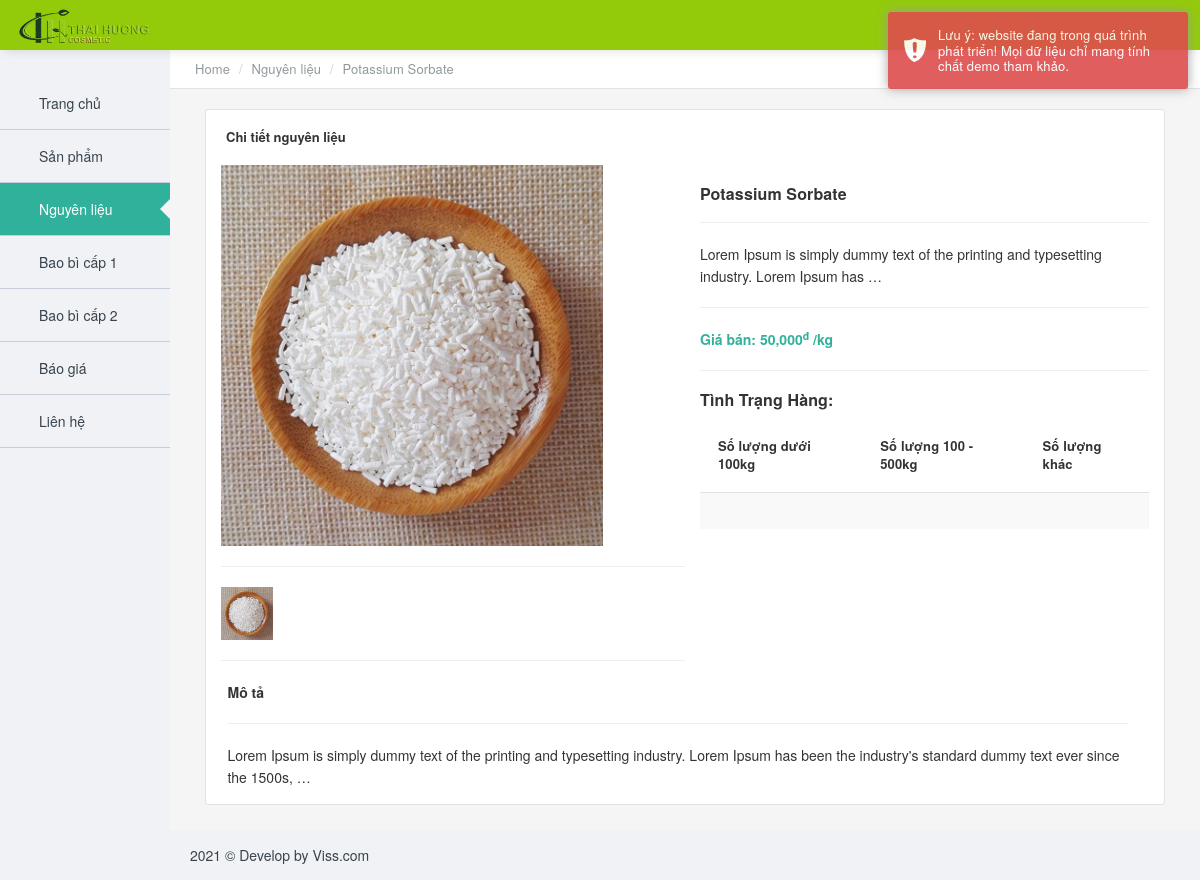
Screenshot of /nguyen-lieu/potassium-sorbate with the database file from the repository.
### quote/models.py (models this page shows, shortened)
class Material(models.Model):
    name = models.CharField(max_length=255, default="", verbose_name="Tên nguyên liệu")
    slug = models.SlugField(max_length=500, unique=True, null=True, blank=True,verbose_name="URL",editable=False)
    convert_to_ml= models.IntegerField(default=0, verbose_name="Quy đổi 1kg sang ml", blank=True)
    price_per_ml = models.FloatField(default=0, verbose_name="Giá 1ml", blank=True)
    cover_image = models.ImageField(upload_to=get_upload_to_folder("material"), max_length=512, blank=True, verbose_name="Image")
    price = models.FloatField(default=0, verbose_name="Giá nguyên liệu")
    product = models.ForeignKey(Product, on_delete=models.CASCADE,related_name="material_product", verbose_name="Sản phẩm") #nguyên liệu của sản phẩm nào
    status = models.BooleanField(default=True, verbose_name="Trạng thái")
    note = RichTextUploadingField(blank=True, null = True ,verbose_name='Mô tả')
    create_at = models.DateField(auto_now_add=True, verbose_name="Ngày tạo")
    update_at = models.DateField(auto_now=True, verbose_name="Cập nhật")
    note_material = models.TextField(default="", blank=True, verbose_name="Ghi chú")
    quantity_less_100kg = models.CharField(max_length=255, verbose_name="Số lượng dưới 100kg", blank=True)
    quantity_100_500kg = models.CharField(max_length=255, default="", verbose_name="Số lượng 100 - 500kg", blank=True)
    quantity_other = models.CharField(max_length=255, default="", verbose_name="Số lượng khác", blank=True)
    class Meta:
        verbose_name = "Nguyên liệu"
        verbose_name_plural = "Nguyên liệu"
        ordering = ['name']

### quote/views.py (the view)
# urls.py: path('nguyen-lieu/<slug:slug>', views.detail_material, name="detail_material"),
def detail_material(request, slug):
    dt = {
        "error": False,
        "message": "",
        "active_menu": libs.MATERIAL,
    }
    tmp = "quote/detail_material.html"
    try:
        obj_material = Material.objects.get(slug = slug)
        obj_images = ImageMaterial.objects.filter(material = obj_material)
        dt.update({
            "data": obj_material,
            'images': obj_images
        })
    except ValueError:
        dt.update({
            "error": True,
            "message": ValueError.__str__()
        })
    return render(request, tmp, dt)

### quote/templates/quote/detail_material.html (shortened to what this page needs)
{% extends "quote/layout/base.html" %}
{% load static %}
{% load humanize %}
{% block breadcrumb %}
<div class="page-breadcrumb">
    <ol class="breadcrumb">
        <li><a href="/">Home</a></li>
        <li><a href="{% url 'load_material_list' %}">Nguyên liệu</a></li>
        <li class="active">{{ data.name }}</li>
    </ol>
</div>
{% endblock breadcrumb %}
{% block content %}
<div class="col-md-12">
    <div class="panel panel-white">
        <div class="panel-heading clearfix">
            <h1 class="panel-title">Chi tiết nguyên liệu</h1>
            <div class="panel-control">
                <a href="javascript:void(0);" data-toggle="tooltip" data-placement="top" title="" class="panel-collapse"
                    data-original-title="Expand/Collapse"><i class="icon-arrow-down"></i></a>
                <a href="javascript:void(0);" data-toggle="tooltip" data-placement="top" title="" class="panel-reload"
                    data-original-title="Reload"><i class="icon-reload"></i></a>
            </div>
        </div>
        <div class="row row-custom">
            <div class="col-md-6">
                <section class="image_post">
                    <div class="row text-center">
                        <div class="col-md-10 col-lg-10 col-span-1">
                            <div class="featured-article">
                                <a href="#">
                                    <img id="img-show" src="{{ data.cover_image.url }}" alt=""
                                        class=" img-responsive thumb">
                                </a>
                            </div>
                        </div>
                    </div>
                    <hr />
                    <div class="row">
                        <div class="col-xs-2 col-sm-2 col-md-2 col-lg-2">
                            <img class="img-child" style="" src="{{ data.cover_image.url }}" value="{{ data.cover_image.url }}"
                                alt="" />
                        </div>
                    </div>
                    <hr />
                </section>
            </div>
            <div class="col-md-6">
                <h3>{{ data.name }}</h3>
                <hr />
                <p>{{ data.note|safe|truncatewords:15 }}</p>
                <hr />
                <p><strong class="text-success">Giá bán: {{ data.price|floatformat:0|intcomma }}<sup>đ</sup> /kg</strong></p>
                <hr />
                <h3>Tình Trạng Hàng:</h3>
                <table class="table table-striped">
                    <thead>
                        <th>Số lượng dưới 100kg</th>
                        <th>Số lượng 100 - 500kg</th>
                        <th>Số lượng khác</th>
                    </thead>
                    <tbody>
                        <tr>
                            <td>{{ data.quantity_less_100kg }}</td>
                            <td>{{ data.quantity_100_500kg }}</td>
                            <td>{{ data.quantity_other }}</td>
                        </tr>
                    </tbody>
                </table>
            </div>
            <div class="row row_product list-product">
                <div class="col-md-12">
                    <p><strong>Mô tả</strong></p>
                    <hr />
                    <p>
                        {{data.note|safe}}
                    </p>
                </div>
            </div>
        </div>
    </div>
</div>
{% endblock content %}

### quote/static/quote/css/custom.css (style rules this page uses)
body { font-family: Helvetica Neue,Helvetica,Arial,\\6587\6CC9\9A5B\6B63\9ED1,WenQuanYi Zen Hei,Hiragino Sans GB,\\5137\9ED1 Pro,LiHei Pro,Heiti TC,\\5FAE\8EDF\6B63\9ED1\9AD4,Microsoft JhengHei UI,Microsoft JhengHei,sans-serif; color: rgba(0,0,0,.8); line-height: 1.2; max-width: 2048px; margin: 0 auto; }
.row-custom { margin-left: 0px !important; margin-right: 0px !important; }

### quote/templates/quote/detail_material.html (style rules this page uses)
.row.row_product { margin: 0.5em; }
img.img-child { width: 100%; object-fit: fill; height: auto; }

### rows the page displays
Material: name "Potassium Sorbate", cover_image (picture), note "Lorem Ipsum is simply dummy text of the printing and typesetting industry. Lorem Ipsum has …", price "50,000", note "Lorem Ipsum is simply dummy text of the printing and typesetting industry. Lorem Ipsum has been the industry's standard dummy text ever since the 1500s, …"
